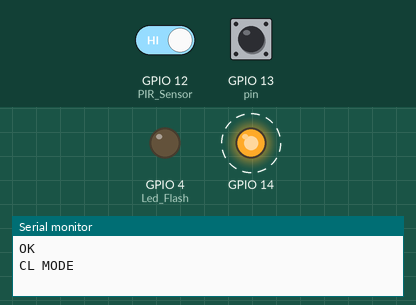
A sketch run on a simulated ESP32. Parts: output pins drawn as LEDs (lit = HIGH), the last lines printed to the serial monitor. Dashed ring = blinking. Inputs (shaded band) come from the test bench; at power-on: GPIO 12 (PIR_Sensor) HIGH, GPIO 13 (pin) HIGH. WiFi joins after 1.5 s; servers stay silent unless stated; EEPROM starts erased; the camera gives no picture.

Above: at 2.15 s.
2.6 s: GPIO 12 (PIR_Sensor) driven LOW
At 2.93 s:
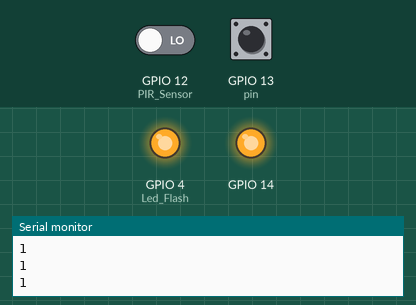
At 3.6 s:
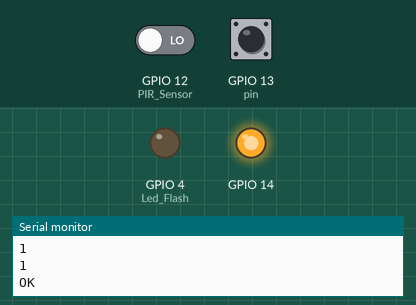
Timing chart, 0 to 5.6 s (numbered marks = the images above; inputs shaded):
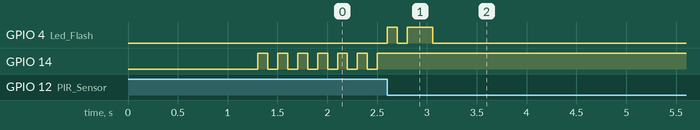

The sketch:

ESP32_CAM_line_notify.ino
```cpp
#include "EEPROM.h"
#include <TridentTD_LineNotify.h>
#include <WiFi.h>
#include <WiFiClient.h>
#include "esp_camera.h"
#include "esp_system.h"
#define PWDN_GPIO_NUM     32
#define RESET_GPIO_NUM    -1
#define XCLK_GPIO_NUM      0
#define SIOD_GPIO_NUM     26
#define SIOC_GPIO_NUM     27

#define Y9_GPIO_NUM       35
#define Y8_GPIO_NUM       34
#define Y7_GPIO_NUM       39
#define Y6_GPIO_NUM       36
#define Y5_GPIO_NUM       21
#define Y4_GPIO_NUM       19
#define Y3_GPIO_NUM       18
#define Y2_GPIO_NUM        5
#define VSYNC_GPIO_NUM    25
#define HREF_GPIO_NUM     23
#define PCLK_GPIO_NUM     22

hw_timer_t *timer = NULL;
void IRAM_ATTR resetModule() {
  ets_printf("reboot\n");
  esp_restart();
}


int PIR_Sensor = 12;
int pin = 13;
const int Led_run = 2;
const int Led_Flash = 4;

boolean startTimer = false;
unsigned long time_now = 0;
int time_capture = 0;
void setup() {

  Serial.begin(115200);
  if (!EEPROM.begin(1000)) {
    Serial.println("Failed to initialise EEPROM");
    Serial.println("Restarting...");
    ESP.restart();
  }

  pinMode(pin, INPUT_PULLUP);
  pinMode(PIR_Sensor, INPUT_PULLUP);
  pinMode(Led_Flash, OUTPUT);
  pinMode(14, OUTPUT);

  delay(1000);
  Serial.println("OK");

  if (digitalRead(pin) == 0) {
    setwifi();
    Serial.println("AP MODE");
  } else {
    Serial.println("CL MODE");
    Connect();
  }

  timer = timerBegin(0, 80, true); //timer 0, div 80Mhz
  timerAttachInterrupt(timer, &resetModule, true);
  timerAlarmWrite(timer, 20000000, false); //set time in us 15s
  timerAlarmEnable(timer); //enable interrupt

  camera_config_t config;
  config.ledc_channel = LEDC_CHANNEL_0;
  config.ledc_timer = LEDC_TIMER_0;
  config.pin_d0 = Y2_GPIO_NUM;
  config.pin_d1 = Y3_GPIO_NUM;
  config.pin_d2 = Y4_GPIO_NUM;
  config.pin_d3 = Y5_GPIO_NUM;
  config.pin_d4 = Y6_GPIO_NUM;
  config.pin_d5 = Y7_GPIO_NUM;
  config.pin_d6 = Y8_GPIO_NUM;
  config.pin_d7 = Y9_GPIO_NUM;
  config.pin_xclk = XCLK_GPIO_NUM;
  config.pin_pclk = PCLK_GPIO_NUM;
  config.pin_vsync = VSYNC_GPIO_NUM;
  config.pin_href = HREF_GPIO_NUM;
  config.pin_sscb_sda = SIOD_GPIO_NUM;
  config.pin_sscb_scl = SIOC_GPIO_NUM;
  config.pin_pwdn = PWDN_GPIO_NUM;
  config.pin_reset = RESET_GPIO_NUM;
  config.xclk_freq_hz = 20000000;
  config.pixel_format = PIXFORMAT_JPEG;

  if (psramFound()) {
    // FRAMESIZE_ +
    //QQVGA/160x120//QQVGA2/128x160//QCIF/176x144//HQVGA/240x176
    //QVGA/320x240//CIF/400x296//VGA/640x480//SVGA/800x600//XGA/1024x768
    //SXGA/1280x1024//UXGA/1600x1200//QXGA/2048*1536
    config.frame_size = FRAMESIZE_VGA;
    config.jpeg_quality = 10;
    config.fb_count = 2;
  } else {
    config.frame_size = FRAMESIZE_QQVGA;
    config.jpeg_quality = 12;
    config.fb_count = 1;
  }

  // Init Camera
  esp_err_t err = esp_camera_init(&config);
  if (err != ESP_OK) {
    Serial.printf("Camera init failed with error 0x%x", err);
    return;
  }

}

void loop() {
  while (WiFi.status() != WL_CONNECTED) {
    digitalWrite(14, 1);
    delay(100);
    digitalWrite(14, 0);
    delay(100);
    if (digitalRead(pin) == 0) {
      ESP.restart();
    }
  }
  if (digitalRead(pin) == 0) {
    ESP.restart();
  }
  digitalWrite(14, 1);
  timerWrite(timer, 0); //reset timer (feed watchdog)
  long tme = millis();

  if (digitalRead(PIR_Sensor) == 0) {
    Camera_capture();
    Serial.println("OK");
    startTimer = true;
    while (digitalRead(PIR_Sensor) == 0) {
      delay(0);
      timerWrite(timer, 0);
    }
  } else  {
    startTimer = false;
    time_capture = 0;
  }


  Serial.println(digitalRead(PIR_Sensor));
  //delay(200);
}


void Camera_capture() {
  digitalWrite(Led_Flash, HIGH);
  delay(100);
  digitalWrite(Led_Flash, LOW);
  delay(100);
  digitalWrite(Led_Flash, HIGH);
  camera_fb_t * fb = NULL;
  delay(200);
  // Take Picture with Camera
  fb = esp_camera_fb_get();
  if (!fb) {
    Serial.println("Camera capture failed");
    return;
  }
  digitalWrite(Led_Flash, LOW);
  Send_line(fb->buf, fb->len);
  esp_camera_fb_return(fb);
  // Serial.println("Going to sleep now");
  // esp_deep_sleep_start();
  // Serial.println("This will never be printed");

}

void Send_line(uint8_t *image_data, size_t   image_size) {
  LINE.notifyPicture("ตรวจพบการเคลื่อนไหว", image_data, image_size);
}
```

SETWIFI.ino
```cpp
#include <Arduino.h>
#ifdef ESP32
#include <AsyncTCP.h>
#else
#include <ESP8266WiFi.h>
#include <ESPAsyncTCP.h>
#endif
#include <ESPAsyncWebServer.h>
#include "EEPROM.h"
#include <WiFi.h>
#include <TridentTD_LineNotify.h>
AsyncWebServer server(80);
const char* ssidAP = "Esp32";
const char* passwordAP = "";
const char* input_parameter1 = "input_string";
const char* input_parameter2 = "input_integer";
const char* input_parameter3 = "input_float";
String INPUTSSID = "";
String INPUTPASS = "";
String INPUTTOKEN = "";
String S, P, T, Data;

char* auth = "";
char* ssid = "";
char* pass = "";

const char index_html[] =
  "<!DOCTYPE HTML><html><head>"
  "    <meta name=""viewport"" content=""width=device-width, initial-scale=1"">"
  "   <style>#file-input,input{width:90%;height:44px;border-radius:4px;margin:10px auto;font-size:20px}"
  "    input{background:#f1f1f1;border:0;padding:0 15px}body{background:#00A4FF;font-family:sans-serif;font-size:14px;color:#000000}"
  "    #file-input{padding:0;border:1px solid #ddd;line-height:44px;text-align:left;display:block;cursor:pointer}"
  "    #bar,#prgbar{background-color:#f1f1f1;border-radius:10px}#bar{background-color:#00A4FF;width:0%;height:10px}"
  "    form{background:#fff;max-width:500px;margin:75px auto;padding:30px;border-radius:5px;text-align:center}"
  ".btn{background:#00A4FF;color:#fff;cursor:pointer}"
  "    </style>"
  "  </head>"
  "  <meta charset=""UTF-8"">"
  "  <meta http-equiv=""X-UA-Compatible"" content=""IE=edge"">"
  "  <meta name=""viewport"" content=""width=device-width, initial-scale=1.0"">"
  "  <title>ยินดีต้อนรับ</title>"
  "  <body>"
  "  <form action=""/get"">"
  "    <h1>ตั้งค่าโทเค็นชื่อไวไฟและรหัสผ่านไวไฟ</h1>"
  "    <input type=""text"" name=""input_string"" placeholder='ป้อนโทเค็น'>"
  "    <br/>"
  "    <input type=""text"" name=""input_integer"" placeholder='ป้อนชื่อไวไฟ'>"
  "    <br/>"
  "    <input type=""Password"" name=""input_float"" placeholder='ป้อนรหัสผ่านไวไฟ'>"
  "    <input type=""submit"" value=""ยืนยันการตั้งค่า"">"
  "  </form>"
  "</body></html>";

const char index_html1[] =
  "<!DOCTYPE HTML><html><head>"
  "    <meta name=""viewport"" content=""width=device-width, initial-scale=1"">"
  "   <style>#file-input,input{width:90%;height:44px;border-radius:4px;margin:10px auto;font-size:20px}"
  "    input{background:#b9b8b8;border:0;padding:0 15px}body{background:#00A4FF;font-family:sans-serif;font-size:14px;color:#000000}"
  "    #file-input{padding:0;border:1px solid #ddd;line-height:44px;text-align:left;display:block;cursor:pointer}"
  "    #bar,#prgbar{background-color:#f1f1f1;border-radius:10px}#bar{background-color:#00A4FF;width:0%;height:10px}"
  "    form{background:#fff;max-width:500px;margin:75px auto;padding:30px;border-radius:5px;text-align:center}"
  ".btn{background:#00A4FF;color:#fff;cursor:pointer}"
  "    </style>"
  "    </head>"
  "    <meta charset=""UTF-8"">"
  "    <meta http-equiv=""X-UA-Compatible"" content=""IE=edge"">"
  "    <meta name=""viewport"" content=""width=device-width, initial-scale=1.0"">"
  "    <title>ยินดีต้อนรับ</title>"
  "    <body>"
  "    <form action=""/get"">"
  "      <h1>ตั้งค่าโทเค็นชื่อไวไฟและรหัสผ่านไวไฟสำเร็จ</h1>"
  "    </form>"
  "  </body></html>";

void Connect() {

  Data = EEPROM.readString(3);
  Serial.println(Data);
  char auth[EEPROM.read(0) + 1];
  char ssid[EEPROM.read(1) + 1];
  char pass[EEPROM.read(2) + 1];
  for (int a = 0; a < EEPROM.read(0); a++) {
    T += Data[a];
  }
  for (int b = EEPROM.read(0); b < EEPROM.read(0) + EEPROM.read(1); b++) {
    S += Data[b];
  }
  for (int c = EEPROM.read(0) + EEPROM.read(1); c < EEPROM.read(0) + EEPROM.read(1) + EEPROM.read(2); c++) {
    P += Data[c];
  }
  T.toCharArray(auth, EEPROM.read(0) + 1);
  S.toCharArray(ssid, EEPROM.read(1) + 1);
  P.toCharArray(pass, EEPROM.read(2) + 1);

  //Serial.println(auth);
  //Serial.println(ssid);
  //Serial.println(pass);


  //Serial.println(T);
  //Serial.println(P);
  //Blynk.begin(auth, ssid, pass, "oasiskit.com", 8080);
  WiFi.begin(ssid, pass);
  LINE.setToken(auth);
  T = ""; P = ""; S = "";

}
void setwifi() {
  WiFi.softAP(ssidAP, passwordAP);
  IPAddress IP = WiFi.softAPIP();
  Serial.print("AP IP address: ");
  Serial.println(IP);

  //Serial.println(EEPROM.read(0));
  //Serial.println(EEPROM.read(1));
  //Serial.println(EEPROM.read(2));
  //Serial.println("END Read");
  //Data = EEPROM.readString(3);
  //Serial.println(Data);
  /*
    for (int a = 0; a < EEPROM.read(0); a++) {
    T += Data[a];
    }
    for (int b = EEPROM.read(0); b < EEPROM.read(0) + EEPROM.read(1); b++) {
    S += Data[b];
    }
    for (int c = EEPROM.read(0) + EEPROM.read(1); c < EEPROM.read(0) + EEPROM.read(1) + EEPROM.read(2); c++) {
    P += Data[c];
    }


    Serial.println(T);
    Serial.println(S);
    Serial.println(P);
    S = ""; P = ""; T = "";
    /*
    if (WiFi.waitForConnectResult() != WL_CONNECTED) {
    Serial.println("Connecting...");
    return;
    }

    Serial.println();
    Serial.print("IP Address: ");
    Serial.println(WiFi.localIP());
  */

  server.on("/", HTTP_GET, [](AsyncWebServerRequest * request) {
    request->send_P(200, "text/html", index_html);
  });

  server.on("/get", HTTP_GET, [] (AsyncWebServerRequest * request) {
    String input_message;
    String input_parameter;

    if (request->hasParam(input_parameter1)) {
      INPUTTOKEN = request->getParam(input_parameter1)->value();
      INPUTSSID = request->getParam(input_parameter2)->value();
      INPUTPASS = request->getParam(input_parameter3)->value();
      input_parameter = input_parameter3;
    }
    else {
      input_message = "No message sent";
      input_parameter = "none";
    }

    EEPROM.write(1, INPUTSSID.length());
    EEPROM.write(2, INPUTPASS.length());
    EEPROM.write(0, INPUTTOKEN.length());
    EEPROM.writeString(3, INPUTTOKEN +  INPUTSSID +  INPUTPASS);
    EEPROM.commit();

    Serial.println(INPUTSSID.length());
    Serial.println(INPUTSSID);
    Serial.println(INPUTPASS.length());
    Serial.println(INPUTPASS);
    Serial.println(INPUTTOKEN.length());
    Serial.println(INPUTTOKEN);
    request->send(200, "text/html", index_html1);
    ESP.restart();
  });

  //server.onNotFound(notFound);
  server.begin();
  while (WiFi.status() != WL_CONNECTED) {
    digitalWrite(14, 1);
    Serial.print(".");
    delay(1000);
    digitalWrite(14, 0);
    Serial.print(".");
    delay(1000);
  }
}
```

Measured:
- after the input at 2.6 s, GPIO 4 (Led_Flash): LOW → HIGH at once, → LOW 0.10 s later, → HIGH 0.10 s later, → LOW 0.26 s later
- by itself, GPIO 14: alternates HIGH for 0.10 s and LOW for 0.10 s
